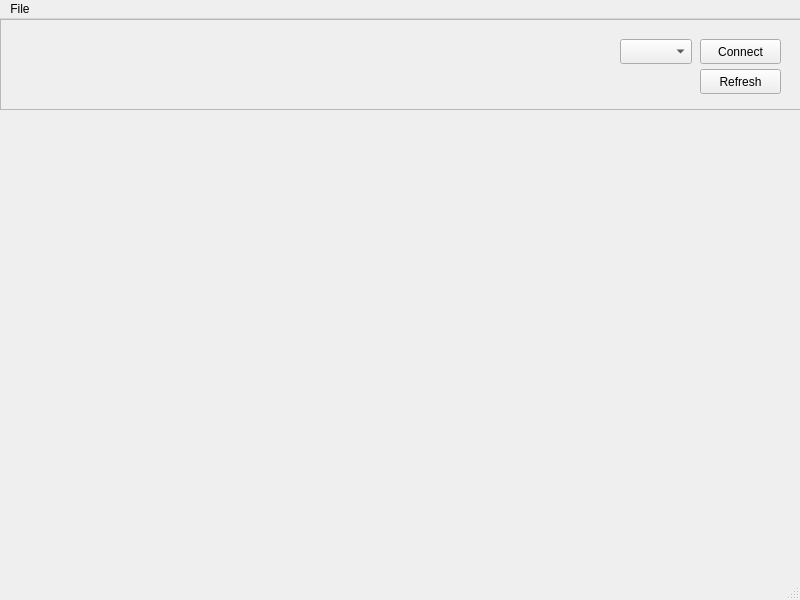
<?xml version="1.0" encoding="UTF-8"?>
<ui version="4.0">
 <class>MainWindow</class>
 <widget class="QMainWindow" name="MainWindow">
  <property name="geometry">
   <rect>
    <x>0</x>
    <y>0</y>
    <width>800</width>
    <height>600</height>
   </rect>
  </property>
  <property name="windowTitle">
   <string>MainWindow</string>
  </property>
  <widget class="QWidget" name="centralwidget">
   <widget class="QComboBox" name="comboBox_ports">
    <property name="geometry">
     <rect>
      <x>620</x>
      <y>20</y>
      <width>72</width>
      <height>25</height>
     </rect>
    </property>
   </widget>
   <widget class="QPushButton" name="pushButton_connect">
    <property name="geometry">
     <rect>
      <x>700</x>
      <y>20</y>
      <width>81</width>
      <height>25</height>
     </rect>
    </property>
    <property name="text">
     <string>Connect</string>
    </property>
   </widget>
   <widget class="QPushButton" name="pushButton_refresh">
    <property name="geometry">
     <rect>
      <x>700</x>
      <y>50</y>
      <width>81</width>
      <height>25</height>
     </rect>
    </property>
    <property name="text">
     <string>Refresh</string>
    </property>
   </widget>
   <widget class="QFrame" name="frame">
    <property name="geometry">
     <rect>
      <x>0</x>
      <y>0</y>
      <width>801</width>
      <height>91</height>
     </rect>
    </property>
    <property name="palette">
     <palette>
      <active>
       <colorrole role="Dark">
        <brush brushstyle="SolidPattern">
         <color alpha="255">
          <red>159</red>
          <green>159</green>
          <blue>159</blue>
         </color>
        </brush>
       </colorrole>
      </active>
      <inactive>
       <colorrole role="Dark">
        <brush brushstyle="SolidPattern">
         <color alpha="255">
          <red>159</red>
          <green>159</green>
          <blue>159</blue>
         </color>
        </brush>
       </colorrole>
      </inactive>
      <disabled>
       <colorrole role="WindowText">
        <brush brushstyle="SolidPattern">
         <color alpha="255">
          <red>159</red>
          <green>159</green>
          <blue>159</blue>
         </color>
        </brush>
       </colorrole>
       <colorrole role="Dark">
        <brush brushstyle="SolidPattern">
         <color alpha="255">
          <red>159</red>
          <green>159</green>
          <blue>159</blue>
         </color>
        </brush>
       </colorrole>
       <colorrole role="Text">
        <brush brushstyle="SolidPattern">
         <color alpha="255">
          <red>159</red>
          <green>159</green>
          <blue>159</blue>
         </color>
        </brush>
       </colorrole>
       <colorrole role="ButtonText">
        <brush brushstyle="SolidPattern">
         <color alpha="255">
          <red>159</red>
          <green>159</green>
          <blue>159</blue>
         </color>
        </brush>
       </colorrole>
      </disabled>
     </palette>
    </property>
    <property name="frameShape">
     <enum>QFrame::Shape::StyledPanel</enum>
    </property>
    <property name="frameShadow">
     <enum>QFrame::Shadow::Raised</enum>
    </property>
   </widget>
  </widget>
  <widget class="QMenuBar" name="menubar">
   <property name="geometry">
    <rect>
     <x>0</x>
     <y>0</y>
     <width>800</width>
     <height>22</height>
    </rect>
   </property>
   <widget class="QMenu" name="menuFile">
    <property name="title">
     <string>File</string>
    </property>
    <addaction name="actionConnect"/>
    <addaction name="actionDisconnect"/>
    <addaction name="separator"/>
    <addaction name="actionExit"/>
   </widget>
   <addaction name="menuFile"/>
  </widget>
  <widget class="QStatusBar" name="statusbar">
   <property name="enabled">
    <bool>true</bool>
   </property>
  </widget>
  <action name="actionConnect">
   <property name="text">
    <string>Connect</string>
   </property>
  </action>
  <action name="actionDisconnect">
   <property name="text">
    <string>Disconnect</string>
   </property>
  </action>
  <action name="actionExit">
   <property name="text">
    <string>Exit</string>
   </property>
  </action>
 </widget>
 <resources/>
 <connections/>
</ui>
